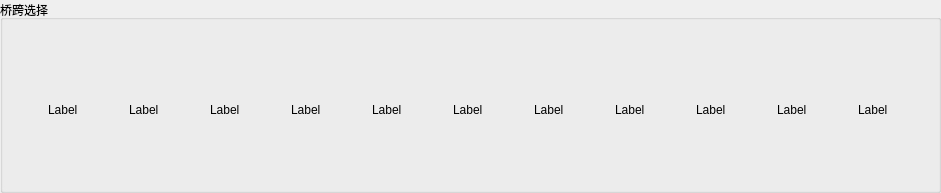
                 <widget class="QGroupBox" name="blockSelectGroupBox">
                  <property name="title">
                   <string>桥跨选择</string>
                  </property>
                  <layout class="QGridLayout" name="gridLayout_13">
                   <property name="leftMargin">
                    <number>0</number>
                   </property>
                   <property name="topMargin">
                    <number>0</number>
                   </property>
                   <property name="rightMargin">
                    <number>0</number>
                   </property>
                   <property name="bottomMargin">
                    <number>0</number>
                   </property>
                   <item row="0" column="3">
                    <layout class="QGridLayout" name="gridLayout_14">
                     <item row="1" column="15">
                      <widget class="QLabel" name="block8Label">
                       <property name="sizePolicy">
                        <sizepolicy hsizetype="Preferred" vsizetype="Preferred">
                         <horstretch>0</horstretch>
                         <verstretch>0</verstretch>
                        </sizepolicy>
                       </property>
                       <property name="text">
                        <string>Label</string>
                       </property>
                      </widget>
                     </item>
                     <item row="0" column="21">
                      <spacer name="horizontalSpacer_56">
                       <property name="orientation">
                        <enum>Qt::Horizontal</enum>
                       </property>
                       <property name="sizeType">
                        <enum>QSizePolicy::Fixed</enum>
                       </property>
                       <property name="sizeHint" stdset="0">
                        <size>
                         <width>40</width>
                         <height>20</height>
                        </size>
                       </property>
                      </spacer>
                     </item>
                     <item row="1" column="19">
                      <widget class="QLabel" name="block10Label">
                       <property name="sizePolicy">
                        <sizepolicy hsizetype="Preferred" vsizetype="Preferred">
                         <horstretch>0</horstretch>
                         <verstretch>0</verstretch>
                        </sizepolicy>
                       </property>
                       <property name="text">
                        <string>Label</string>
                       </property>
                      </widget>
                     </item>
                     <item row="1" column="4">
                      <spacer name="horizontalSpacer_37">
                       <property name="orientation">
                        <enum>Qt::Horizontal</enum>
                       </property>
                       <property name="sizeType">
                        <enum>QSizePolicy::Fixed</enum>
                       </property>
                       <property name="sizeHint" stdset="0">
                        <size>
                         <width>35</width>
                         <height>20</height>
                        </size>
                       </property>
                      </spacer>
                     </item>
                     <item row="1" column="21">
                      <widget class="QLabel" name="block11Label">
                       <property name="sizePolicy">
                        <sizepolicy hsizetype="Preferred" vsizetype="Preferred">
                         <horstretch>0</horstretch>
                         <verstretch>0</verstretch>
                        </sizepolicy>
                       </property>
                       <property name="text">
                        <string>Label</string>
                       </property>
                      </widget>
                     </item>
                     <item row="1" column="1">
                      <widget class="QLabel" name="block1Label">
                       <property name="sizePolicy">
                        <sizepolicy hsizetype="Preferred" vsizetype="Preferred">
                         <horstretch>0</horstretch>
                         <verstretch>0</verstretch>
                        </sizepolicy>
                       </property>
                       <property name="text">
                        <string>Label</string>
                       </property>
                      </widget>
                     </item>
                     <item row="1" column="7">
                      <widget class="QLabel" name="block4Label">
                       <property name="sizePolicy">
                        <sizepolicy hsizetype="Preferred" vsizetype="Preferred">
                         <horstretch>0</horstretch>
                         <verstretch>0</verstretch>
                        </sizepolicy>
                       </property>
                       <property name="text">
                        <string>Label</string>
                       </property>
                      </widget>
                     </item>
                     <item row="1" column="12">
                      <spacer name="horizontalSpacer_42">
                       <property name="orientation">
                        <enum>Qt::Horizontal</enum>
                       </property>
                       <property name="sizeType">
                        <enum>QSizePolicy::Fixed</enum>
                       </property>
                       <property name="sizeHint" stdset="0">
                        <size>
                         <width>35</width>
                         <height>20</height>
                        </size>
                       </property>
                      </spacer>
                     </item>
                     <item row="0" column="5">
                      <spacer name="horizontalSpacer_48">
                       <property name="orientation">
                        <enum>Qt::Horizontal</enum>
                       </property>
                       <property name="sizeType">
                        <enum>QSizePolicy::Fixed</enum>
                       </property>
                       <property name="sizeHint" stdset="0">
                        <size>
                         <width>40</width>
                         <height>20</height>
                        </size>
                       </property>
                      </spacer>
                     </item>
                     <item row="0" column="1">
                      <spacer name="horizontalSpacer_46">
                       <property name="orientation">
                        <enum>Qt::Horizontal</enum>
                       </property>
                       <property name="sizeType">
                        <enum>QSizePolicy::Fixed</enum>
                       </property>
                       <property name="sizeHint" stdset="0">
                        <size>
                         <width>40</width>
                         <height>20</height>
                        </size>
                       </property>
                      </spacer>
                     </item>
                     <item row="0" column="11">
                      <spacer name="horizontalSpacer_51">
                       <property name="orientation">
                        <enum>Qt::Horizontal</enum>
                       </property>
                       <property name="sizeType">
                        <enum>QSizePolicy::Fixed</enum>
                       </property>
                       <property name="sizeHint" stdset="0">
                        <size>
                         <width>40</width>
                         <height>20</height>
                        </size>
                       </property>
                      </spacer>
                     </item>
                     <item row="1" column="10">
                      <spacer name="horizontalSpacer_40">
                       <property name="orientation">
                        <enum>Qt::Horizontal</enum>
                       </property>
                       <property name="sizeType">
                        <enum>QSizePolicy::Fixed</enum>
                       </property>
                       <property name="sizeHint" stdset="0">
                        <size>
                         <width>35</width>
                         <height>20</height>
                        </size>
                       </property>
                      </spacer>
                     </item>
                     <item row="1" column="9">
                      <widget class="QLabel" name="block5Label">
                       <property name="sizePolicy">
                        <sizepolicy hsizetype="Preferred" vsizetype="Preferred">
                         <horstretch>0</horstretch>
                         <verstretch>0</verstretch>
                        </sizepolicy>
                       </property>
                       <property name="text">
                        <string>Label</string>
                       </property>
                      </widget>
                     </item>
                     <item row="1" column="3">
                      <widget class="QLabel" name="block2Label">
                       <property name="sizePolicy">
                        <sizepolicy hsizetype="Preferred" vsizetype="Preferred">
                         <horstretch>0</horstretch>
                         <verstretch>0</verstretch>
                        </sizepolicy>
                       </property>
                       <property name="text">
                        <string>Label</string>
                       </property>
                      </widget>
                     </item>
                     <item row="1" column="13">
                      <widget class="QLabel" name="block7Label">
                       <property name="sizePolicy">
                        <sizepolicy hsizetype="Preferred" vsizetype="Preferred">
                         <horstretch>0</horstretch>
                         <verstretch>0</verstretch>
                        </sizepolicy>
                       </property>
                       <property name="text">
                        <string>Label</string>
                       </property>
                      </widget>
                     </item>
                     <item row="1" column="8">
                      <spacer name="horizontalSpacer_39">
                       <property name="orientation">
                        <enum>Qt::Horizontal</enum>
                       </property>
                       <property name="sizeType">
                        <enum>QSizePolicy::Fixed</enum>
                       </property>
                       <property name="sizeHint" stdset="0">
                        <size>
                         <width>35</width>
                         <height>20</height>
                        </size>
                       </property>
                      </spacer>
                     </item>
                     <item row="1" column="17">
                      <widget class="QLabel" name="block9Label">
                       <property name="sizePolicy">
                        <sizepolicy hsizetype="Preferred" vsizetype="Preferred">
                         <horstretch>0</horstretch>
                         <verstretch>0</verstretch>
                        </sizepolicy>
                       </property>
                       <property name="text">
                        <string>Label</string>
                       </property>
                      </widget>
                     </item>
                     <item row="0" column="7">
                      <spacer name="horizontalSpacer_49">
                       <property name="orientation">
                        <enum>Qt::Horizontal</enum>
                       </property>
                       <property name="sizeType">
                        <enum>QSizePolicy::Fixed</enum>
                       </property>
                       <property name="sizeHint" stdset="0">
                        <size>
                         <width>40</width>
                         <height>20</height>
                        </size>
                       </property>
                      </spacer>
                     </item>
                     <item row="0" column="17">
                      <spacer name="horizontalSpacer_54">
                       <property name="orientation">
                        <enum>Qt::Horizontal</enum>
                       </property>
                       <property name="sizeType">
                        <enum>QSizePolicy::Fixed</enum>
                       </property>
                       <property name="sizeHint" stdset="0">
                        <size>
                         <width>40</width>
                         <height>20</height>
                        </size>
                       </property>
                      </spacer>
                     </item>
                     <item row="1" column="2">
                      <spacer name="horizontalSpacer_36">
                       <property name="orientation">
                        <enum>Qt::Horizontal</enum>
                       </property>
                       <property name="sizeType">
                        <enum>QSizePolicy::Fixed</enum>
                       </property>
                       <property name="sizeHint" stdset="0">
                        <size>
                         <width>35</width>
                         <height>20</height>
                        </size>
                       </property>
                      </spacer>
                     </item>
                     <item row="2" column="0">
                      <spacer name="verticalSpacer_27">
                       <property name="orientation">
                        <enum>Qt::Vertical</enum>
                       </property>
                       <property name="sizeHint" stdset="0">
                        <size>
                         <width>5</width>
                         <height>40</height>
                        </size>
                       </property>
                      </spacer>
                     </item>
                     <item row="0" column="3">
                      <spacer name="horizontalSpacer_47">
                       <property name="orientation">
                        <enum>Qt::Horizontal</enum>
                       </property>
                       <property name="sizeType">
                        <enum>QSizePolicy::Fixed</enum>
                       </property>
                       <property name="sizeHint" stdset="0">
                        <size>
                         <width>40</width>
                         <height>20</height>
                        </size>
                       </property>
                      </spacer>
                     </item>
                     <item row="1" column="20">
                      <spacer name="horizontalSpacer_45">
                       <property name="orientation">
                        <enum>Qt::Horizontal</enum>
                       </property>
                       <property name="sizeType">
                        <enum>QSizePolicy::Fixed</enum>
                       </property>
                       <property name="sizeHint" stdset="0">
                        <size>
                         <width>35</width>
                         <height>20</height>
                        </size>
                       </property>
                      </spacer>
                     </item>
                     <item row="0" column="15">
                      <spacer name="horizontalSpacer_53">
                       <property name="orientation">
                        <enum>Qt::Horizontal</enum>
                       </property>
                       <property name="sizeType">
                        <enum>QSizePolicy::Fixed</enum>
                       </property>
                       <property name="sizeHint" stdset="0">
                        <size>
                         <width>40</width>
                         <height>20</height>
                        </size>
                       </property>
                      </spacer>
                     </item>
                     <item row="1" column="5">
                      <widget class="QLabel" name="block3Label">
                       <property name="sizePolicy">
                        <sizepolicy hsizetype="Preferred" vsizetype="Preferred">
                         <horstretch>0</horstretch>
                         <verstretch>0</verstretch>
                        </sizepolicy>
                       </property>
                       <property name="text">
                        <string>Label</string>
                       </property>
                      </widget>
                     </item>
                     <item row="1" column="6">
                      <spacer name="horizontalSpacer_38">
                       <property name="orientation">
                        <enum>Qt::Horizontal</enum>
                       </property>
                       <property name="sizeType">
                        <enum>QSizePolicy::Fixed</enum>
                       </property>
                       <property name="sizeHint" stdset="0">
                        <size>
                         <width>35</width>
                         <height>20</height>
                        </size>
                       </property>
                      </spacer>
                     </item>
                     <item row="1" column="11">
                      <widget class="QLabel" name="block6Label">
                       <property name="sizePolicy">
                        <sizepolicy hsizetype="Preferred" vsizetype="Preferred">
                         <horstretch>0</horstretch>
                         <verstretch>0</verstretch>
                        </sizepolicy>
                       </property>
                       <property name="text">
                        <string>Label</string>
                       </property>
                      </widget>
                     </item>
                     <item row="1" column="14">
                      <spacer name="horizontalSpacer_41">
                       <property name="orientation">
                        <enum>Qt::Horizontal</enum>
                       </property>
                       <property name="sizeType">
                        <enum>QSizePolicy::Fixed</enum>
                       </property>
                       <property name="sizeHint" stdset="0">
                        <size>
                         <width>35</width>
                         <height>20</height>
                        </size>
                       </property>
                      </spacer>
                     </item>
                     <item row="1" column="0">
                      <spacer name="verticalSpacer_26">
                       <property name="orientation">
                        <enum>Qt::Vertical</enum>
                       </property>
                       <property name="sizeType">
                        <enum>QSizePolicy::Fixed</enum>
                       </property>
                       <property name="sizeHint" stdset="0">
                        <size>
                         <width>5</width>
                         <height>40</height>
                        </size>
                       </property>
                      </spacer>
                     </item>
                     <item row="0" column="19">
                      <spacer name="horizontalSpacer_55">
                       <property name="orientation">
                        <enum>Qt::Horizontal</enum>
                       </property>
                       <property name="sizeType">
                        <enum>QSizePolicy::Fixed</enum>
                       </property>
                       <property name="sizeHint" stdset="0">
                        <size>
                         <width>40</width>
                         <height>20</height>
                        </size>
                       </property>
                      </spacer>
                     </item>
                     <item row="0" column="13">
                      <spacer name="horizontalSpacer_52">
                       <property name="orientation">
                        <enum>Qt::Horizontal</enum>
                       </property>
                       <property name="sizeType">
                        <enum>QSizePolicy::Fixed</enum>
                       </property>
                       <property name="sizeHint" stdset="0">
                        <size>
                         <width>40</width>
                         <height>20</height>
                        </size>
                       </property>
                      </spacer>
                     </item>
                     <item row="1" column="16">
                      <spacer name="horizontalSpacer_43">
                       <property name="orientation">
                        <enum>Qt::Horizontal</enum>
                       </property>
                       <property name="sizeType">
                        <enum>QSizePolicy::Fixed</enum>
                       </property>
                       <property name="sizeHint" stdset="0">
                        <size>
                         <width>35</width>
                         <height>20</height>
                        </size>
                       </property>
                      </spacer>
                     </item>
                     <item row="0" column="0">
                      <spacer name="verticalSpacer_25">
                       <property name="orientation">
                        <enum>Qt::Vertical</enum>
                       </property>
                       <property name="sizeType">
                        <enum>QSizePolicy::Fixed</enum>
                       </property>
                       <property name="sizeHint" stdset="0">
                        <size>
                         <width>5</width>
                         <height>70</height>
                        </size>
                       </property>
                      </spacer>
                     </item>
                     <item row="1" column="18">
                      <spacer name="horizontalSpacer_44">
                       <property name="orientation">
                        <enum>Qt::Horizontal</enum>
                       </property>
                       <property name="sizeType">
                        <enum>QSizePolicy::Fixed</enum>
                       </property>
                       <property name="sizeHint" stdset="0">
                        <size>
                         <width>35</width>
                         <height>20</height>
                        </size>
                       </property>
                      </spacer>
                     </item>
                     <item row="0" column="9">
                      <spacer name="horizontalSpacer_50">
                       <property name="orientation">
                        <enum>Qt::Horizontal</enum>
                       </property>
                       <property name="sizeType">
                        <enum>QSizePolicy::Fixed</enum>
                       </property>
                       <property name="sizeHint" stdset="0">
                        <size>
                         <width>40</width>
                         <height>20</height>
                        </size>
                       </property>
                      </spacer>
                     </item>
                     <item row="3" column="0">
                      <spacer name="horizontalSpacer_32">
                       <property name="orientation">
                        <enum>Qt::Horizontal</enum>
                       </property>
                       <property name="sizeType">
                        <enum>QSizePolicy::Fixed</enum>
                       </property>
                       <property name="sizeHint" stdset="0">
                        <size>
                         <width>5</width>
                         <height>20</height>
                        </size>
                       </property>
                      </spacer>
                     </item>
                    </layout>
                   </item>
                   <item row="0" column="1">
                    <spacer name="horizontalSpacer_35">
                     <property name="orientation">
                      <enum>Qt::Horizontal</enum>
                     </property>
                     <property name="sizeHint" stdset="0">
                      <size>
                       <width>40</width>
                       <height>20</height>
                      </size>
                     </property>
                    </spacer>
                   </item>
                   <item row="0" column="4">
                    <spacer name="horizontalSpacer_57">
                     <property name="orientation">
                      <enum>Qt::Horizontal</enum>
                     </property>
                     <property name="sizeHint" stdset="0">
                      <size>
                       <width>40</width>
                       <height>20</height>
                      </size>
                     </property>
                    </spacer>
                   </item>
                  </layout>
                 </widget>
